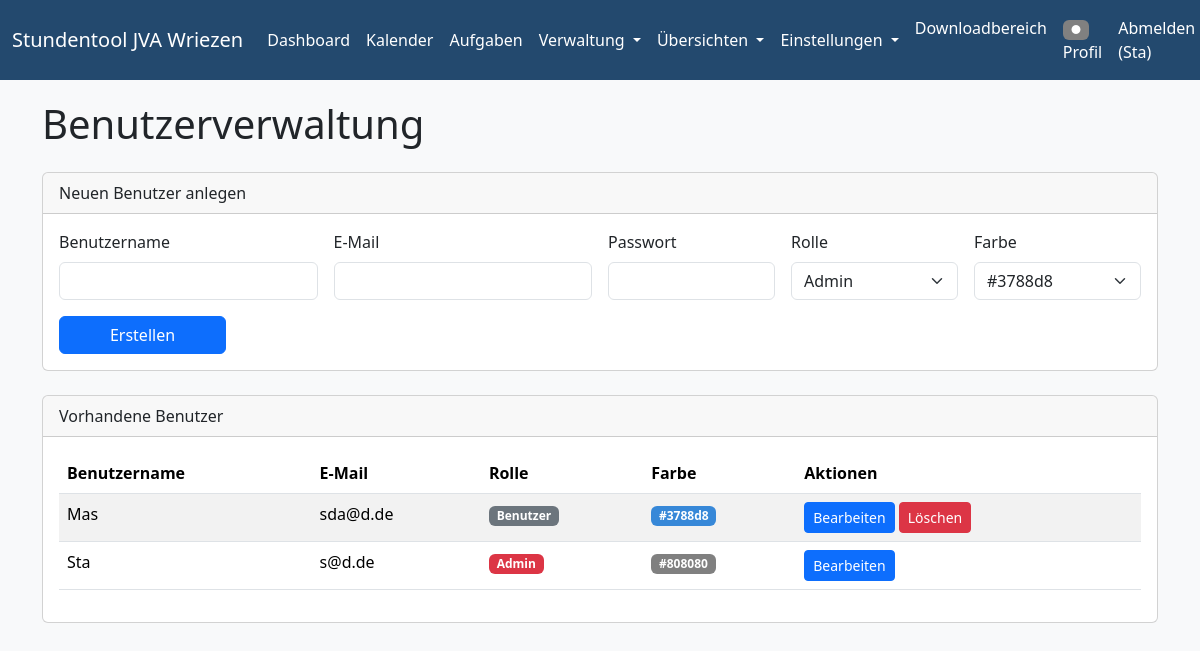
The page /benutzer (signed in) on the database as committed earlier.
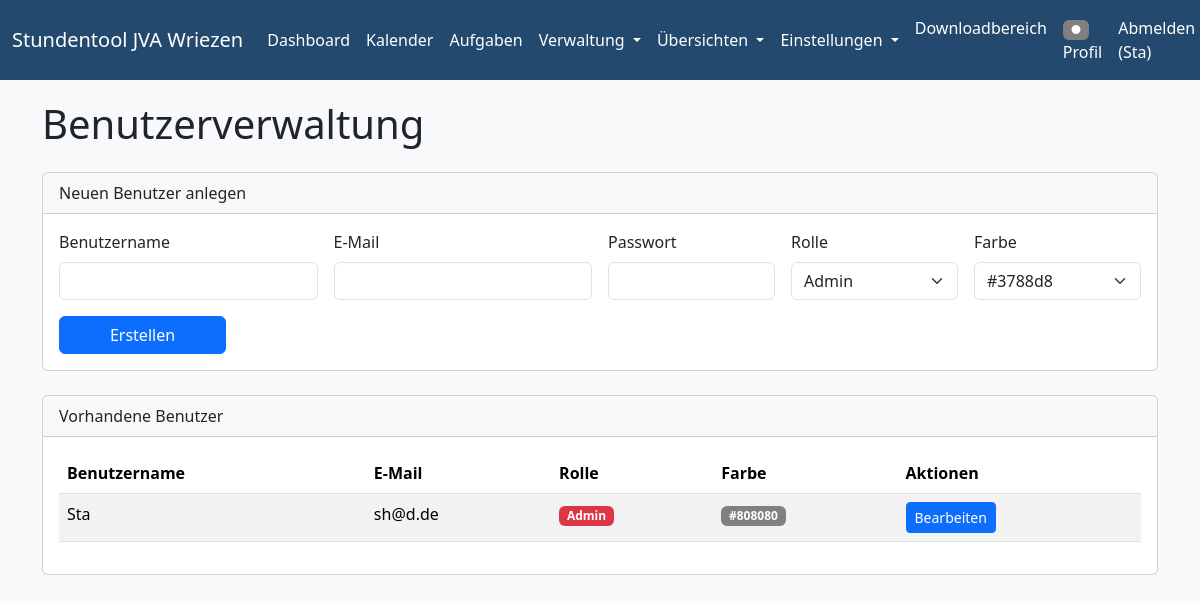
The same page on the database as committed later.
### models.py (models this page shows, shortened)
class User(db.Model, UserMixin):
    id = db.Column(db.Integer, primary_key=True)
    username = db.Column(db.String(20), unique=True, nullable=False) # Used for login
    email = db.Column(db.String(120), unique=True, nullable=False) # Keep email for contact/recovery
    password = db.Column(db.String(60), nullable=False)
    role = db.Column(db.String(20), default='Benutzer', nullable=False) # New role column
    farbe = db.Column(db.String(7), default='#808080') # Hex color

### app.py (the view)
@app.route('/benutzer')
@login_required
@role_required([ROLE_ADMIN])
def benutzer_verwalten():
    users = User.query.order_by(User.username).all()
    roles = [ROLE_ADMIN, ROLE_PLANER, ROLE_BENUTZER]
    user_farben = [
        "#3788d8", "#1f77b4", "#2ca02c", "#d62728", "#9467bd", "#8c564b", "#e377c2",
        "#7f7f7f", "#bcbd22", "#17becf", "#6c757d", "#ff7f0e", "#ffbb78", "#98df8a"
    ]
    return render_template('benutzer_verwalten.html', title='Benutzerverwaltung', users=users, roles=roles, user_farben=user_farben)

### app.py (called while the page is built)
def role_required(allowed_roles):
    def decorator(f):
        @wraps(f)
        def decorated_function(*args, **kwargs):
            if not current_user.is_authenticated:
                return login_manager.unauthorized() # Redirect to login page
            if current_user.role not in allowed_roles:
                flash('Sie haben keine Berechtigung, auf diese Seite zuzugreifen.', 'danger')
                abort(403) # Forbidden
            return f(*args, **kwargs)
        return decorated_function
    return decorator

@login_manager.user_loader
def load_user(user_id):
    return User.query.get(int(user_id))

### templates/benutzer_verwalten.html (shortened to what this page needs)
{% extends "base.html" %}
{% block content %}
<div class="d-flex justify-content-between align-items-center mb-3">
    <h1>{{ title }}</h1>
</div>
<div class="card mb-4">
    <div class="card-header">
        Neuen Benutzer anlegen
    </div>
    <div class="card-body">
        <form method="POST" action="{{ url_for('benutzer_save') }}" class="row g-3 align-items-end">
            <div class="col-md-3">
                <label for="username" class="form-label">Benutzername</label>
                <input type="text" class="form-control" id="username" name="username" required>
            </div>
            <div class="col-md-3">
                <label for="email" class="form-label">E-Mail</label>
                <input type="email" class="form-control" id="email" name="email" required>
            </div>
            <div class="col-md-2">
                <label for="password" class="form-label">Passwort</label>
                <input type="password" class="form-control" id="password" name="password" required>
            </div>
            <div class="col-md-2">
                <label for="role" class="form-label">Rolle</label>
                <select class="form-select" id="role" name="role">
                    {% for role in roles %}
                    <option value="{{ role }}">{{ role }}</option>
                    {% endfor %}
                </select>
            </div>
            <div class="col-md-2">
                <label for="farbe" class="form-label">Farbe</label>
                <select class="form-select" id="farbe" name="farbe">
                    {% for f in user_farben %}
                    <option value="{{ f }}" style="background:{{ f }};color:#fff;">{{ f }}</option>
                    {% endfor %}
                </select>
            </div>
            <div class="col-md-2">
                <button type="submit" class="btn btn-primary w-100">Erstellen</button>
            </div>
        </form>
    </div>
</div>
<div class="card">
    <div class="card-header">
        Vorhandene Benutzer
    </div>
    <div class="card-body">
        <table class="table table-striped table-hover">
            <thead>
                <tr>
                    <th>Benutzername</th>
                    <th>E-Mail</th>
                    <th>Rolle</th>
                    <th>Farbe</th>
                    <th>Aktionen</th>
                </tr>
            </thead>
            <tbody>
                {% for user in users %}
                <tr>
                    <td>{{ user.username }}</td>
                    <td>{{ user.email }}</td>
                    <td>
                        <span class="badge
                            {% if user.role == 'Admin' %}bg-danger
                            {% elif user.role == 'Planer' %}bg-warning text-dark
                            {% else %}bg-secondary
                            {% endif %}">
                            {{ user.role }}
                        </span>
                    </td>
                    <td>
                        <span class="badge" style="background:{{ user.farbe }};color:#fff;">{{ user.farbe }}</span>
                    </td>
                    <td>
                        <button class="btn btn-sm btn-primary edit-user-btn"
                                data-bs-toggle="modal"
                                data-bs-target="#userEditModal"
                                data-user-id="{{ user.id }}"
                                data-username="{{ user.username }}"
                                data-email="{{ user.email }}"
                                data-role="{{ user.role }}"
                                data-farbe="{{ user.farbe }}">
                            Bearbeiten
                        </button>
                        {% if user.id != current_user.id %}
                        <form action="{{ url_for('benutzer_delete', user_id=user.id) }}" method="post" style="display:inline;" onsubmit="return confirm('Sind Sie sicher, dass Sie den Benutzer {{ user.username }} löschen möchten?');">
                            <button type="submit" class="btn btn-sm btn-danger">Löschen</button>
                        </form>
                        {% endif %}
                    </td>
                </tr>
                {% endfor %}
            </tbody>
        </table>
    </div>
</div>
{% endblock %}

### templates/base.html (shortened to what this page needs)
<!DOCTYPE html>
<html lang="de">
<head>
    <link href="https://cdn.jsdelivr.net/npm/bootstrap@5.3.3/dist/css/bootstrap.min.css" rel="stylesheet">
    <link rel="stylesheet" href="https://cdnjs.cloudflare.com/ajax/libs/font-awesome/6.4.0/css/all.min.css">
</head>
<body>
    <nav class="navbar navbar-expand-lg navbar-custom">
        <div class="container-fluid">
            <a class="navbar-brand" href="{{ url_for('stundenplan_anzeigen') }}">Stundentool JVA Wriezen</a>
            <div class="collapse navbar-collapse" id="navbarNav">
                <ul class="navbar-nav me-auto mb-2 mb-lg-0">
                    <li class="nav-item">
                        <a class="nav-link" href="{{ url_for('stundenplan_anzeigen') }}">Dashboard</a>
                    </li>
                    <li class="nav-item">
                        <a class="nav-link" href="{{ url_for('kalender') }}">Kalender</a>
                    </li>
                    {% if current_user.is_authenticated %}
                    <li class="nav-item">
                        <a class="nav-link" href="{{ url_for('kanban_board') }}">Aufgaben</a>
                    </li>
                    {% endif %}
                    {% if current_user.is_authenticated and (current_user.role == 'Admin' or current_user.role == 'Planer') %}
                    <li class="nav-item dropdown">
                        <a class="nav-link dropdown-toggle" href="#" id="navbarDropdownVerwaltung" role="button" data-bs-toggle="dropdown" aria-expanded="false">
                            Verwaltung
                        </a>
                    </li>
                    {% endif %}
                    {% if current_user.is_authenticated and (current_user.role == 'Admin' or current_user.role == 'Planer') %}
                    <li class="nav-item dropdown">
                        <a class="nav-link dropdown-toggle" href="#" id="navbarDropdownUebersichten" role="button" data-bs-toggle="dropdown" aria-expanded="false">
                            Übersichten
                        </a>
                    </li>
                    {% endif %}
                    {% if current_user.is_authenticated and current_user.role == 'Admin' %}
                    <li class="nav-item dropdown">
                        <a class="nav-link dropdown-toggle" href="#" id="navbarDropdownEinstellungen" role="button" data-bs-toggle="dropdown" aria-expanded="false">
                            Einstellungen
                        </a>
                    </li>
                    {% endif %}
                </ul>
                <ul class="navbar-nav ms-auto mb-2 mb-lg-0">
                    {% if current_user.is_authenticated %}
                        <li class="nav-item">
                            <a class="nav-link" href="{{ url_for('downloads') }}">Downloadbereich</a>
                        </li>
                        <li class="nav-item">
                            <a class="nav-link" href="{{ url_for('profil') }}">
                                <span class="badge" style="background:{{ current_user.farbe }};color:#fff;">&#9679;</span>
                                Profil
                            </a>
                        </li>
                        <li class="nav-item">
                            <a class="nav-link" href="{{ url_for('logout') }}">Abmelden ({{ current_user.username }})</a>
                        </li>
                    {% else %}
                        <li class="nav-item"><a class="nav-link" href="{{ url_for('login') }}">Anmelden</a></li>
                    {% endif %}
                </ul>
            </div>
        </div>
    </nav>
    <div class="container">
        {% block content %}{% endblock %}
    </div>
</body>
</html>

### templates/base.html (style rules this page uses)
body { background-color: #f8f9fa; }
.container { margin-top: 20px; }
.navbar-custom { background-color: #23496e !important; }
.navbar-custom .navbar-nav .nav-link, .navbar-custom .navbar-brand, .navbar-custom .navbar-nav .dropdown-toggle { color: #fff !important; transition: color 0.2s, background 0.2s, box-shadow 0.2s; }

Rows that differ between the two databases and show on the page:
removed User: username "Mas", email "sda@d.de", role "Benutzer", farbe "#3788d8"
changed User "Sta": email "s@d.de" → "sh@d.de"
